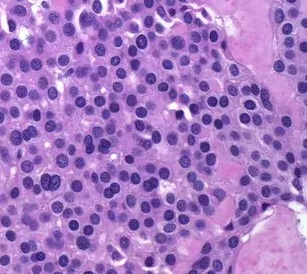
#> input picture Digital Image Processing/HW4B/GlomusTumor7_crp.jpg, 307 x 274 px
$ python kmeans.py GlomusTumor7_crp.jpg metastatic-breast-cancer.jpg
#> lines starting #> are read from the running program, lines starting #| are printed output that depends on the picture; after the words box and inside, x2 and y2 are one past the last pixel; in counts of white or black regions, pixels touching at a corner belong together
import cv2 as cv
from pathlib import Path
import sys
import numpy as np
import matplotlib.pyplot as plt
from sklearn.cluster import KMeans

def segmentImage(imagePath, k, featureSet='gray'):
  # Read the image
#> called with imagePath = 'GlomusTumor7_crp.jpg', k = 2, featureSet = 'gray'
  image = cv.imread(imagePath)
#> image is the input picture: shape (274, 307, 3); mean B, G, R 194.6, 121.5, 166.2
  imageRGB = cv.cvtColor(image, cv.COLOR_BGR2RGB)

  # Feature extraction
  if featureSet == 'gray':
    # Convert to grayscale
    gray = cv.cvtColor(imageRGB, cv.COLOR_RGB2GRAY)
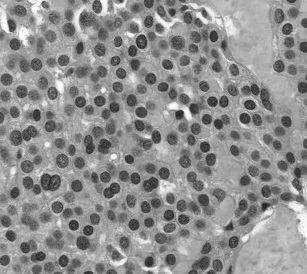
#> gray: shape (274, 307); min 25, max 255, mean 143.2
    features = gray.reshape((-1, 1))  # Reshape to (n, 1)
  elif featureSet == 'rgb':
    features = imageRGB.reshape((-1, 3))  # Reshape to (n, 3)
  else:
    raise ValueError("Invalid feature set.")

  # K-means clustering
  kmeans = KMeans(n_clusters=k, random_state=42).fit(features)
  segmentedImg = kmeans.labels_.reshape(imageRGB.shape[:2])
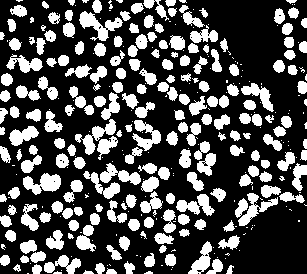
#> segmentedImg: shape (274, 307) int32; values 0 (black) and 1 (white), 31.2% white; 351 white regions (148 under 20 px), largest, box (x1, y1, x2, y2) and area: (79, 11, 123, 41) 540, (23, 173, 61, 195) 497, (75, 119, 116, 155) 477
  if featureSet == 'gray':
    return imageRGB, gray, segmentedImg
  else:
    return imageRGB, segmentedImg

def generateNucleiMask(segmentedImg, cluster_id=1):
#> called with cluster_id = 1
  nucleiMask = (segmentedImg == cluster_id).astype(np.uint8) * 255
  return nucleiMask

def saveImages(imageRGB, segmentedImg, nucleiMask, gray = []):
  # Save images
  cv.imwrite('rgbImg.png', cv.cvtColor(imageRGB, cv.COLOR_RGB2BGR))
  if gray[0][0]:
    cv.imwrite('grayImg.png', gray)
  cv.imwrite('segmentedImg.png', (segmentedImg * 127).astype(np.uint8))
  cv.imwrite('nucleiMaskImg.png', nucleiMask)

def displayResults(imageRGB, gray, segmentedImg, nucleiMask, featureSet):
#> called with featureSet = 'gray'
  plt.figure(figsize=(20, 5))

  plt.subplot(1, 5, 1)
  plt.imshow(imageRGB)
  plt.title(f'Original Image ({featureSet})')
  plt.axis('off')

  plt.subplot(1, 5, 2)
  plt.imshow(gray, cmap='gray')
  plt.title(f'Pre-processed Image ({featureSet})')
  plt.axis('off')

  plt.subplot(1, 5, 3)
  plt.imshow(segmentedImg, cmap='gray')
  plt.title(f'K-means Clustering Output ({featureSet})')
  plt.axis('off')

  plt.subplot(1, 5, 4)
  plt.imshow(nucleiMask, cmap='gray')
  plt.title(f'Nuclei Mask ({featureSet})')
  plt.axis('off')

  plt.show()
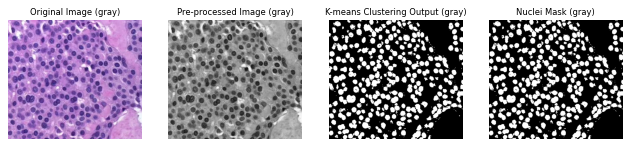
#> figure drawn by matplotlib, 4 panels

# File paths
imagePaths = [sys.argv[1], sys.argv[2]]

# Segment the images with two different feature sets
for imagePath in imagePaths:
  for featureSet in ['gray', 'rgb']:
    if featureSet == 'gray':
      imageRGB, gray, segmentedImg = segmentImage(imagePath, k=2, featureSet=featureSet)
    else:
      imageRGB, segmentedImg = segmentImage(imagePath, k=2, featureSet=featureSet)
    nucleiMask = generateNucleiMask(segmentedImg)
    # Save images
    if gray[0][0]:
      saveImages(imageRGB, segmentedImg, nucleiMask, gray)
    else:
      saveImages(imageRGB, segmentedImg, nucleiMask)

    # Display results
    displayResults(imageRGB, gray, segmentedImg, nucleiMask, featureSet)
#> pass 2 of the loop `for imagePath in imagePaths:`:
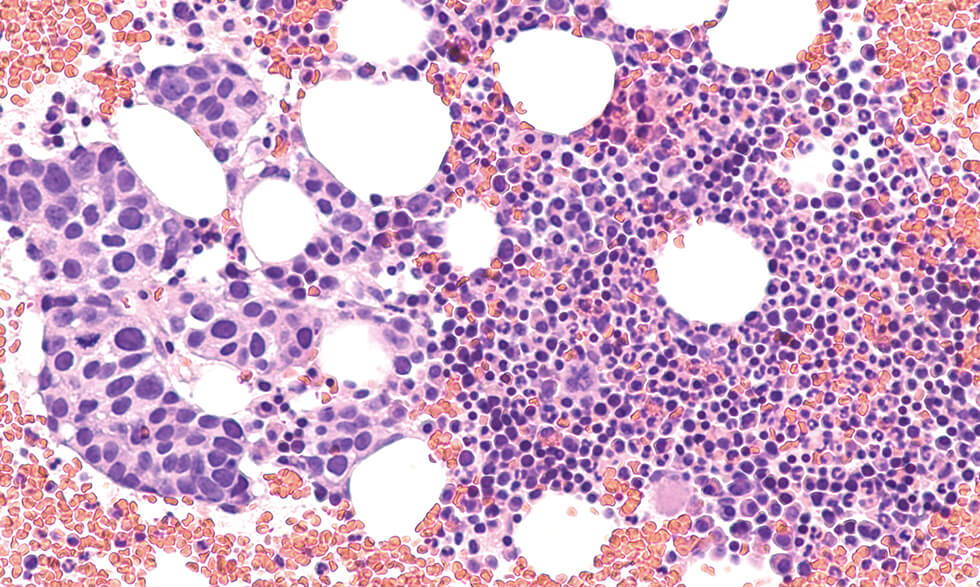
#> input picture Digital Image Processing/HW4B/metastatic-breast-cancer.jpg, 980 x 587 px
#> in segmentImage, image is the input picture: shape (587, 980, 3); mean B, G, R 200, 168.4, 206.6
#> imageRGB: shape (587, 980, 3)
#> gray: shape (587, 980)
#> in segmentImage (call 3), `segmentedImg = kmeans.labels_.reshape(imageRGB.shape[:2])`:
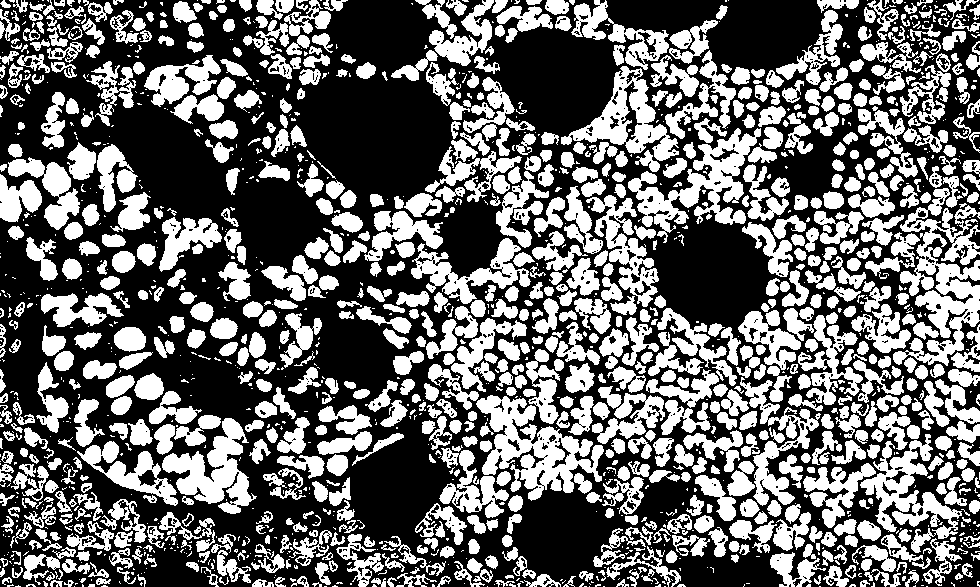
#> segmentedImg: shape (587, 980) int32; values 0 (black) and 1 (white), 41.3% white; 1686 white regions (818 under 20 px), largest, box (x1, y1, x2, y2) and area: (893, 188, 980, 366) 6661, (476, 395, 604, 501) 5681, (628, 128, 761, 243) 4966
#> in displayResults (call 3), `plt.show()`:
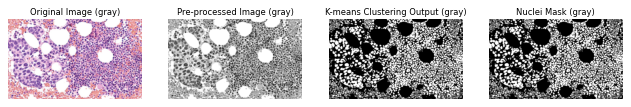
#> figure drawn by matplotlib, 4 panels
